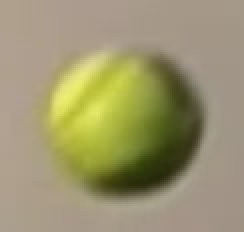
#> input picture images/template.jpg, 122 x 116 px (shown 2 times larger)
$ python example2.py
#> lines starting #> are read from the running program, lines starting #| are printed output that depends on the picture; after the words box and inside, x2 and y2 are one past the last pixel; in counts of white or black regions, pixels touching at a corner belong together
# This example explains how to find matches with an image template
import numpy as np
import cv2
from skimage.feature import match_template

# Define the name of the video file
video = cv2.VideoCapture('videos/ball.mp4')

# Import the template
template = cv2.imread('images/template.jpg')
#> template is the input picture: shape (116, 122, 3); mean B, G, R 110.7, 149.5, 156.9
# Convert to grayscale
template = cv2.cvtColor(template, cv2.COLOR_BGR2GRAY)
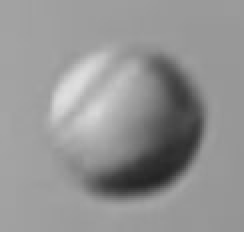
#> template: shape (116, 122) (shown 2 times larger); min 36, max 223, mean 147.3
# Find the shape
template_rows, template_cols = template.shape
#> template_rows = 116; template_cols = 122

# Iterate over all frames in the video
while(video.isOpened()):
    # Read the video frame by frame. the variable ret contains a boolean value which states
    # if there is a frame or not.
    ret, frame = video.read()
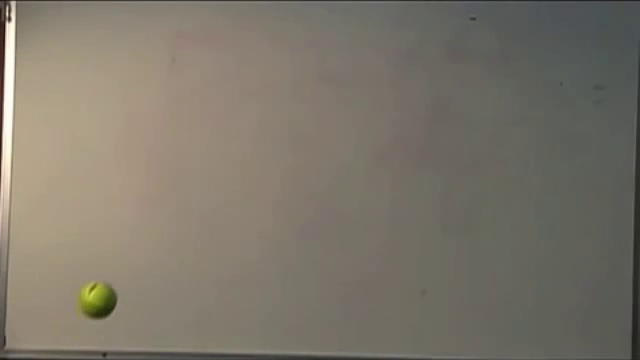
#> input picture frame 43 of videos/ball.mp4, 640 x 360 px
#> frame is the input picture: shape (360, 640, 3); mean B, G, R 106, 117.8, 124.3

    # Copy frame to process a grayscale version
    grayscale = np.copy(frame)
    grayscale = cv2.cvtColor(grayscale, cv2.COLOR_BGR2GRAY)
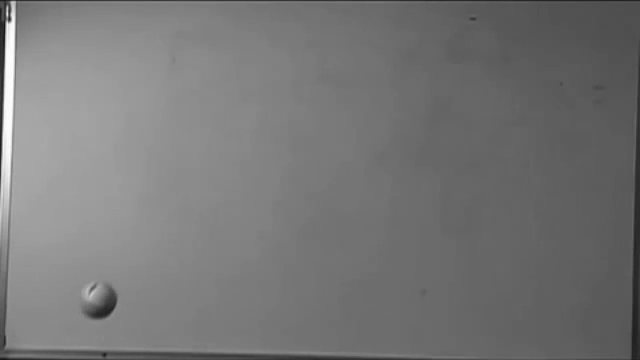
#> grayscale: shape (360, 640); min 19, max 254, mean 118.4

    # Find matches using FFTs
    result = match_template(grayscale, template)
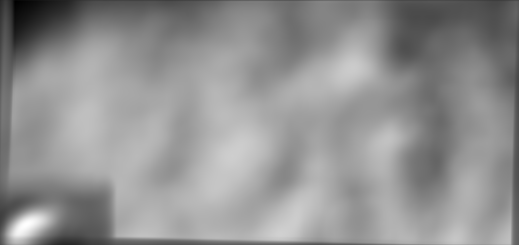
#> result: shape (245, 519) float64; min -0.203, max 0.635, mean 0.276; drawn with min black and max white

    cv2.imshow('result',result)

    # Find the index of the highest value in the matrix
    ij = np.unravel_index(np.argmax(result), result.shape)
#> ij = (224, 26)
    x, y = ij[::-1]
#> x = 26; y = 224
    print(ij)
#| (224, 26)
    print(x,y)
#| 26 224

    # Draw a rectangle where there is a match
    cv2.rectangle(frame, (x, y), (x+template_cols, y+template_rows), (255,0,0), 2)
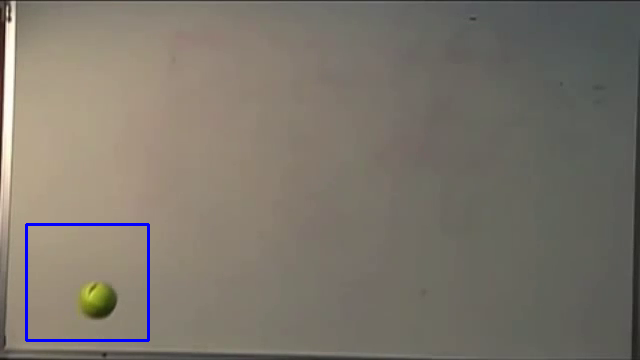
#> frame: shape (360, 640, 3); 0.62% of pixels changed, all inside (x1, y1, x2, y2) = (25, 223, 150, 342)

    # Display the frame
    cv2.imshow('frame',frame)

    # waitkey(1) defines the video velocity where 1 is normal, 25 would be slow.
    # 0xFF captures a pressed key 'q' so that the video stops
    if cv2.waitKey(1) & 0xFF == ord('q'):
#> (key q is pressed here)
        break


# Close the connection with the opened video and close all windows
video.release()
cv2.destroyAllWindows()
